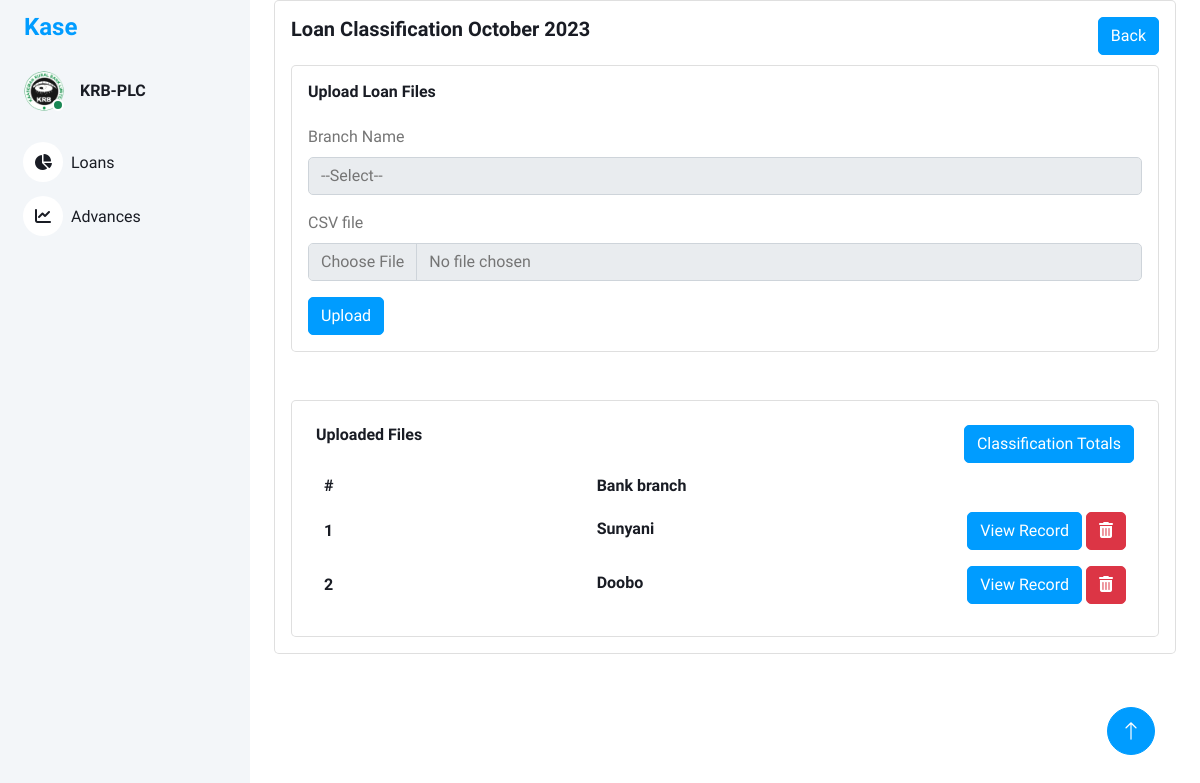
Screenshot of /loan_classification_upload/1 with the database file from the repository.
### models/loan_classification.py (models this page shows, shortened)
class LoanClassification(db.Model):
    id = db.Column(db.Integer, primary_key=True)
    loan_classification_name = db.Column(db.String(100), nullable=False)
    loan_classification_desc = db.Column(db.String(100), nullable=True)

### models/loan_classification_files.py (models this page shows, shortened)
class LoanClassificationFiles(db.Model):
    id = db.Column(db.Integer, primary_key=True)
    branch_name = db.Column(db.String(100), nullable=False)
    loan_class_id = db.Column(db.String(100), nullable=True)
    filename = db.Column(db.String(100), nullable=True)

### views/loan_classification.py (the view)
@bp.route('/loan_classification_upload/<int:id>', methods=['GET'])
def loan_classification_uploads(id):
    loan_classification_uploads = LoanClassificationFiles.query.filter_by(loan_class_id=id).all()
    serialized_loan_classification_uploads = []
    for classification in loan_classification_uploads:
        serialized_loan_classification_uploads.append({
            'id': classification.id,
            'branch_name': classification.branch_name,
        })
    loan_classifications = LoanClassification.query.filter_by(id=id).all()  # Retrieve all loan classifications from the database
    return render_template('loan_classification_uploads.html',loan_class_uploads=serialized_loan_classification_uploads,loan_class_id=id,loan_class_date=loan_classifications[0].loan_classification_name)

### templates/loan_classification_uploads.html (shortened to what this page needs)
<!DOCTYPE html>
<html lang="en">
<head>
    <link href="https://cdnjs.cloudflare.com/ajax/libs/font-awesome/5.10.0/css/all.min.css" rel="stylesheet">
    <link href="https://cdn.jsdelivr.net/npm/bootstrap-icons@1.4.1/font/bootstrap-icons.css" rel="stylesheet">
    <link href="{{ url_for('static', filename='lib/owlcarousel/assets/owl.carousel.min.css') }}" rel="stylesheet">
    <link href="{{ url_for('static', filename='lib/tempusdominus/css/tempusdominus-bootstrap-4.min.css') }}"
        rel="stylesheet" />
    <link href="{{ url_for('static',filename='css/bootstrap.min.css') }}" rel="stylesheet">
    <link href="{{ url_for('static', filename='css/style.css') }}" rel="stylesheet">
    <link rel="stylesheet" href="https://cdnjs.cloudflare.com/ajax/libs/font-awesome/6.0.0-beta3/css/all.min.css">
</head>
<body>
    <div class="container-xxl position-relative bg-white d-flex p-0">
        <div class="sidebar pe-4 pb-3">
            <nav class="navbar bg-light navbar-light">
                <a href="{{ url_for('main.index') }}" class="navbar-brand mx-4 mb-3">
                    <h4 class="text-primary">Kase</h4>
                </a>
                <div class="d-flex align-items-center ms-4 mb-4">
                    <div class="position-relative">
                        <img class="rounded-circle" src="{{ url_for('static',filename='img/krblogoBig.png') }}" alt=""
                            style="width: 40px; height: 40px;">
                        <div
                            class="bg-success rounded-circle border border-2 border-white position-absolute end-0 bottom-0 p-1">
                        </div>
                    </div>
                    <div class="ms-3">
                        <h6 class="mb-0">KRB-PLC</h6>
                    </div>
                </div>
                <div class="navbar-nav w-100">
                    <a href="{{ url_for('main.index') }}" class="nav-item nav-link"><i
                            class="fa fa-chart-pie me-2"></i>Loans
                    </a>
                    <a href="{{ url_for('returns.returns') }}" class="nav-item nav-link"><i
                            class="fa fa-chart-line me-2"></i>Advances</a>
                </div>
            </nav>
        </div>
        <div class="content">
            <div class="container-fluid">
                <div class="container-fluid">
                    <div class="card">
                        <div class="card-body">
                             <div class="d-flex justify-content-between">
                                        <div>
                                            <h5 class="card-title fw-semibold mb-4">Loan Classification {{ loan_class_date }}</h5>
                                        </div>
                                        <div>
                                            <a href="{{ url_for('main.index')}}" class="btn btn-primary">Back</a>
                                        </div>
                                    </div>
                            <div class="card">
                                <div class="card-body ">
                                    <h6 class="card-title fw-semibold mb-4">Upload Loan Files </h6>
                                    <form method="post" action="{{ url_for('loan_classification.loan_file_upload',id=loan_class_id) }}" enctype="multipart/form-data">
                                        <div class="mb-3">
                                            <label for="loanClassName" class="form-label">Branch Name</label>
                                            <select class="form-control" name="branchName" id="branchName" >
                                                <option selected disabled>--Select--</option>
                                            </select>
                                        </div>
                                        <div class="mb-3">
                                            <label for="loanClassDesc"  class="form-label">CSV file</label>
                                            <input type="file" class="form-control" name="loanFile" id="loanFile">
                                        </div>
                                        <button type="submit" class="btn btn-primary">Upload</button>
                                    </form>
                                </div>
                            </div>
                            <br>
                            <br>
                            <div class="card w-100">
                                <div class="card-body p-4">
                                    <div class="d-flex justify-content-between">
                                        <div>
                                            <h6 class="card-title fw-semibold mb-4">Uploaded Files </h6>
                                        </div>
                                        <div>
                                            <a href="{{url_for('loan_classification.loan_classification_total',id=loan_class_id)}}"  class="btn btn-primary">Classification Totals</a>
                                        </div>
                                    </div>
                                    <div class="table-responsive">
                                        <table class="table table-auto text-nowrap mb-0 align-middle">
                                            <thead class="text-dark fs-4">
                                                <tr>
                                                    <th class="border-bottom-0 col">
                                                        <h6 class="fw-semibold mb-0">#</h6>
                                                    </th>
                                                    <th class="border-bottom-0 col">
                                                        <h6 class="fw-semibold mb-0">Bank branch</h6>
                                                    </th>
                                                    <th class="border-bottom-0 col">
                                                    </th>
                                                </tr>
                                            </thead>
                                            <tbody>
                                                {% for classification in loan_class_uploads %}
                                                <tr>
                                                    <td class="border-bottom-0">
                                                        <h6 class="fw-semibold mb-0">{{ loop.index }}</h6>
                                                    </td>
                                                    <td class="border-bottom-0">
                                                        <h6 class="fw-semibold mb-1">{{ classification.branch_name }}</h6>
                                                    </td>
                                                    <td class="border-bottom-0">
                                                        <a class="btn btn-primary">View Record</a>
                                                        <a class="btn btn-danger"><i class="fas fa-trash-alt"></i></a>
                                                    </td>
                                                </tr>
                                                {% endfor %}
                                            </tbody>
                                        </table>
                                    </div>
                                </div>
                            </div>
                        </div>
                    </div>
                </div>
            </div>
            <a href="#" class="btn btn-lg btn-primary btn-lg-square back-to-top"><i class="bi bi-arrow-up"></i></a>
        </div>
    </div>
</body>
</html>

### static/css/style.css (style rules this page uses)
:root { --primary: #009CFF; --light: #F3F6F9; --dark: #191C24; }
.back-to-top { position: fixed; display: none; right: 45px; bottom: 45px; z-index: 99; }
.btn { transition: .5s; }
.btn.btn-primary { color: #FFFFFF; }
.btn-lg-square { width: 48px; height: 48px; }
.btn-square, .btn-sm-square, .btn-lg-square { padding: 0; display: inline-flex; align-items: center; justify-content: center; font-weight: normal; border-radius: 50px; }
.sidebar { position: fixed; top: 0; left: 0; bottom: 0; width: 250px; height: 100vh; overflow-y: auto; background: var(--light); transition: 0.5s; z-index: 999; }
.content { margin-left: 250px; min-height: 100vh; background: #FFFFFF; transition: 0.5s; }
@media (min-width: 992px) { .sidebar { margin-left: 0; } }
@media (min-width: 992px) { .content { width: calc(100% - 250px); } }
.sidebar .navbar .navbar-nav .nav-link { padding: 7px 20px; color: var(--dark); font-weight: 500; border-left: 3px solid var(--light); border-radius: 0 30px 30px 0; outline: none; }
.sidebar .navbar .navbar-nav .nav-link i { width: 40px; height: 40px; display: inline-flex; align-items: center; justify-content: center; background: #FFFFFF; border-radius: 40px; }

### templates/loan_classification_uploads.html (style rules this page uses)
table { width: 100%; table-layout: fixed; }
table th:nth-child(3), table td:nth-child(3) { text-align:right; }

### rows the page displays
LoanClassification: loan_classification_name "October 2023"
LoanClassificationFiles: branch_name "Sunyani"
LoanClassificationFiles: branch_name "Doobo"
